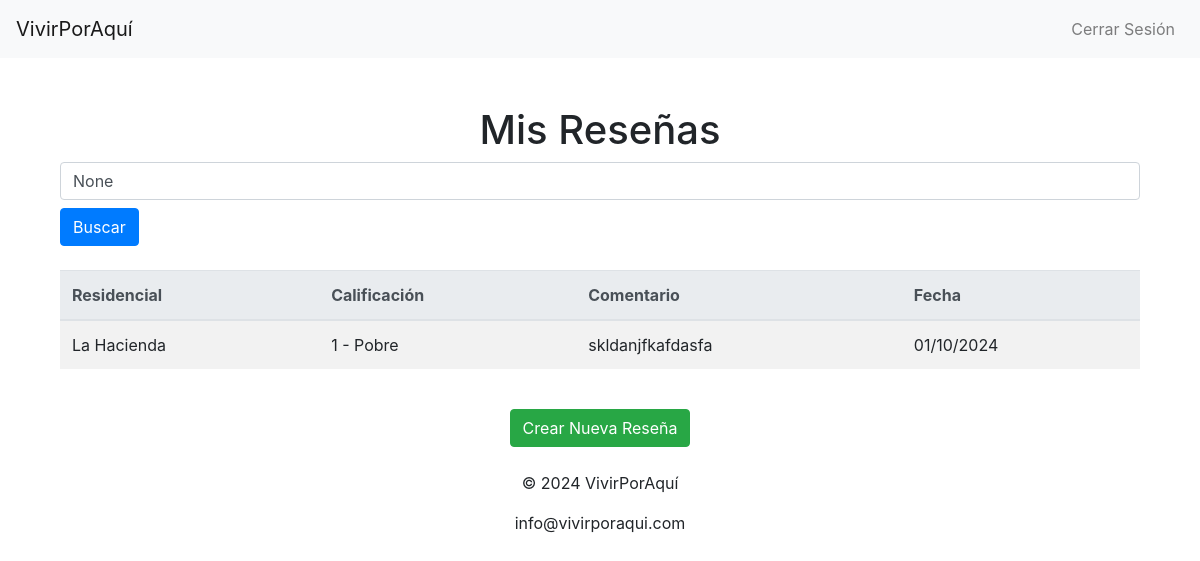
/cuentas/resenas/ (signed in), run on an earlier commit of the app's database.
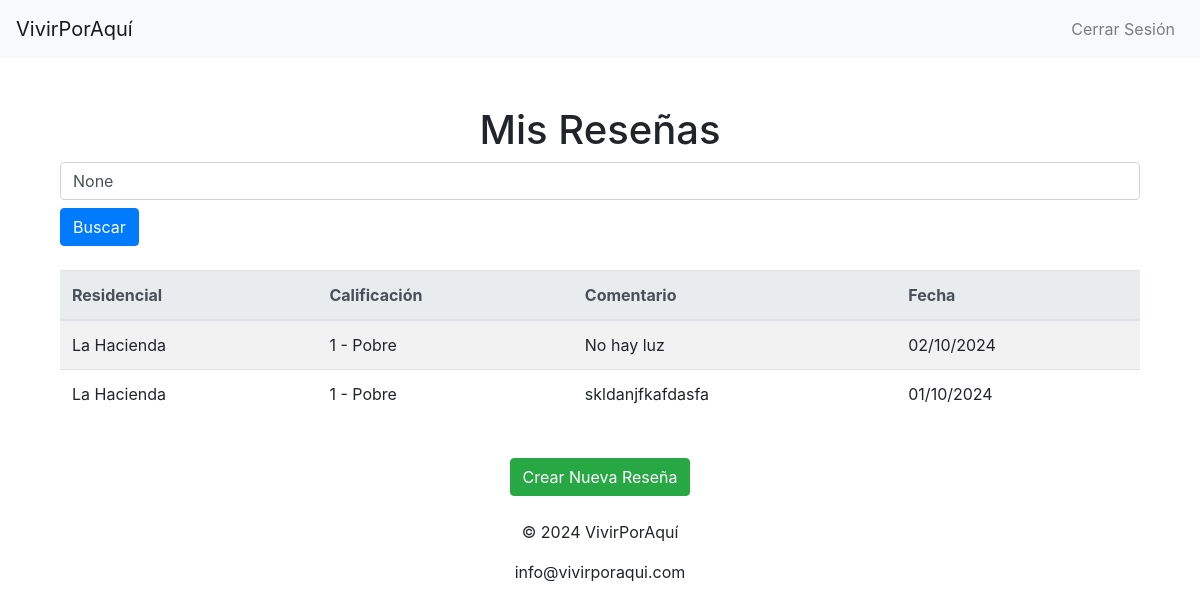
And on a later commit of the database.
### SiteApp/models.py (models this page shows, shortened)
class Resena(models.Model):
    CALIFICACION_OPCIONES = [
        (1, '1 - Pobre'),
        (2, '2 - Regular'),
        (3, '3 - Bueno'),
        (4, '4 - Muy Bueno'),
        (5, '5 - Excelente'),
    ]
    residencial = models.ForeignKey(Residencial, on_delete=models.CASCADE)
    usuario = models.ForeignKey(User, on_delete=models.CASCADE)
    calificacion = models.IntegerField(choices=CALIFICACION_OPCIONES)
    comentario = models.TextField()
    hashtags = models.CharField(max_length=255, help_text="Agrega hashtags separados por comas")  # Nuevo campo de Hashtags
    fecha_publicacion = models.DateTimeField(auto_now_add=True)

class Residencial(models.Model):
    nombre = models.CharField(max_length=255)
    promotor = models.ForeignKey(Promotor, on_delete=models.CASCADE)

### SiteApp/views.py (the view)
# urls.py: path('resenas/', views.mis_resenas, name='mis_resenas'),  # Página con reseñas del usuario
@login_required
def mis_resenas(request):
    resenas_usuario = Resena.objects.filter(usuario=request.user).order_by('-fecha_publicacion')
    query = request.GET.get('q')
    if query:
        resenas_usuario = resenas_usuario.filter(comentario__icontains=query)
    return render(request, 'resenas/mis_resenas.html', {'resenas': resenas_usuario, 'query': query})

### SiteApp/templates/resenas/mis_resenas.html
{% extends 'base.html' %}
{% block content %}
<div class="container mt-5">
    <h1 class="text-center">Mis Reseñas</h1>
    <div class="mb-4">
        <form method="GET" action="{% url 'mis_resenas' %}">
            <input type="text" name="q" value="{{ query }}" placeholder="Buscar reseñas..." class="form-control">
            <button type="submit" class="btn btn-primary mt-2">Buscar</button>
        </form>
    </div>
    <div class="table-responsive">
        <table class="table table-striped">
            <thead class="thead-light">
                <tr>
                    <th>Residencial</th>
                    <th>Calificación</th>
                    <th>Comentario</th>
                    <th>Fecha</th>
                </tr>
            </thead>
            <tbody>
                {% if resenas %}
                    {% for resena in resenas %}
                    <tr>
                        <td>{{ resena.residencial.nombre }}</td>
                        <td>{{ resena.get_calificacion_display }}</td>
                        <td>{{ resena.comentario }}</td>
                        <td>{{ resena.fecha_publicacion|date:"d/m/Y" }}</td>
                    </tr>
                    {% endfor %}
                {% else %}
                    <tr>
                        <td colspan="4" class="text-center">No has creado reseñas aún.</td>
                    </tr>
                {% endif %}
            </tbody>
        </table>
    </div>
    <div class="text-center mt-4">
        <a href="{% url 'agregar_resena' %}" class="btn btn-success">Crear Nueva Reseña</a>
    </div>
</div>
{% endblock %}

What changed in the data, as far as the page shows it:
added Resena: residencial.nombre "La Hacienda", calificacion "1 - Pobre", comentario "No hay luz", fecha_publicacion "02/10/2024"
